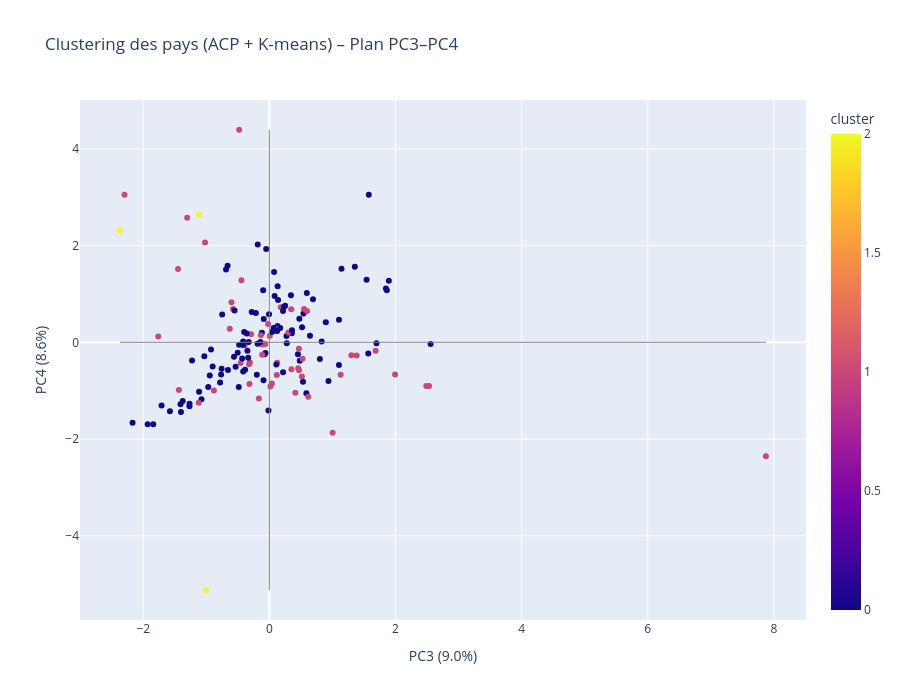

Notebook cell for this chart:
### Code cell
fig = px.scatter(
    donnees_acp,
    x="PC3",
    y="PC4",
    color="cluster",
    hover_name="Country",
    hover_data={"PC3":":.2f", "PC4":":.2f"},
    title="Clustering des pays (ACP + K-means) – Plan PC3–PC4"
)

# Lignes verticales et horizontales
fig.add_shape(type="line", 
              x0=0, y0=donnees_acp["PC4"].min(),
              x1=0, y1=donnees_acp["PC4"].max(),
              line=dict(color="grey", width=1))

fig.add_shape(type="line",
              x0=donnees_acp["PC3"].min(), y0=0,
              x1=donnees_acp["PC3"].max(), y1=0,
              line=dict(color="grey", width=1))

fig.update_layout(
    width=900,
    height=700,
    xaxis_title=f"PC3 ({pca.explained_variance_ratio_[2]*100:.1f}%)",
    yaxis_title=f"PC4 ({pca.explained_variance_ratio_[3]*100:.1f}%)",
)

fig.show()

### Figure 1 — Plotly figure (JSON) as saved in the notebook; plotly's stock layout.template omitted (floating-point values rounded to 4 significant figures; data arrays with more than 128 entries replaced by an {"elided": "..."} marker saying what was removed)
{"data": [{"hovertemplate": "<b>%{hovertext}</b><br><br>PC3=%{x:.2f}<br>PC4=%{y:.2f}<br>cluster=%{marker.color}<extra></extra>", "hovertext": {"elided": "159 str values"}, "legendgroup": "", "marker": {"color": {"elided": "159 int values"}, "coloraxis": "coloraxis", "symbol": "circle"}, "mode": "markers", "name": "", "orientation": "v", "showlegend": false, "type": "scatter", "x": {"elided": "159 float values"}, "xaxis": "x", "y": {"elided": "159 float values"}, "yaxis": "y"}], "layout": {"coloraxis": {"colorbar": {"title": {"text": "cluster"}}, "colorscale": [[0, "#0d0887"], [0.1111, "#46039f"], [0.2222, "#7201a8"], [0.3333, "#9c179e"], [0.4444, "#bd3786"], [0.5556, "#d8576b"], [0.6667, "#ed7953"], [0.7778, "#fb9f3a"], [0.8889, "#fdca26"], [1, "#f0f921"]]}, "height": 700, "legend": {"tracegroupgap": 0}, "shapes": [{"line": {"color": "grey", "width": 1}, "type": "line", "x0": 0, "x1": 0, "y0": -5.125, "y1": 4.393}, {"line": {"color": "grey", "width": 1}, "type": "line", "x0": -2.368, "x1": 7.873, "y0": 0, "y1": 0}], "title": {"text": "Clustering des pays (ACP + K-means) – Plan PC3–PC4"}, "width": 900, "xaxis": {"anchor": "y", "domain": [0, 1], "title": {"text": "PC3 (9.0%)"}}, "yaxis": {"anchor": "x", "domain": [0, 1], "title": {"text": "PC4 (8.6%)"}}}}
